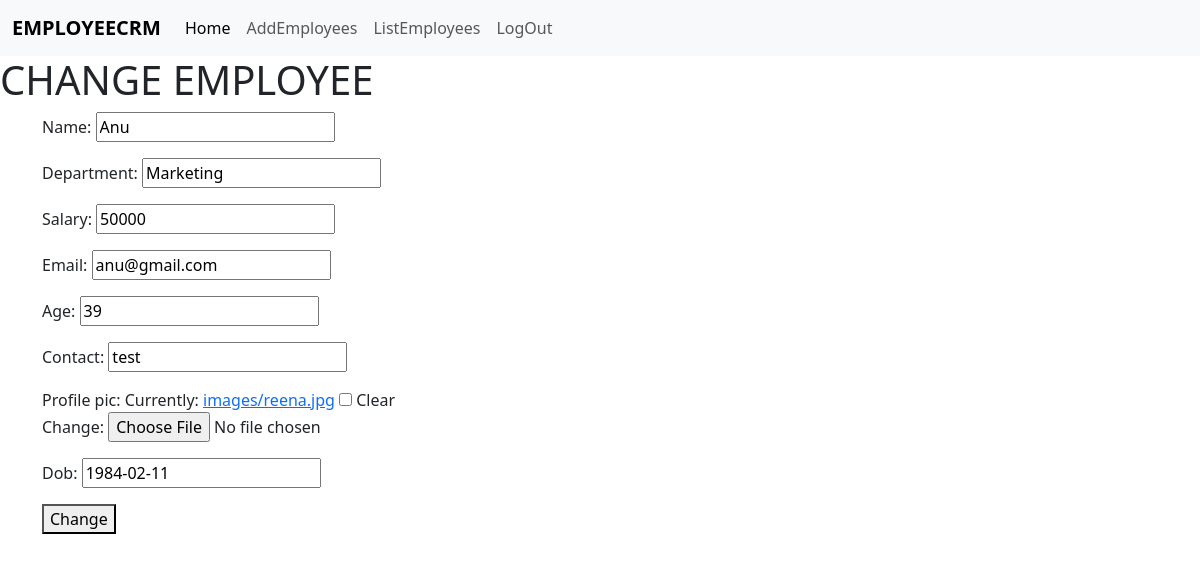
Page /employees/4/change (signed in) on the committed database.
### crm/models.py (models this page shows, shortened)
class Employees(models.Model):
    name=models.CharField(max_length=200)
    department=models.CharField(max_length=200 )
    salary=models.PositiveIntegerField()
    email=models.EmailField(unique=True)
    age=models.PositiveIntegerField()
    contact=models.CharField(max_length=200,null=True)
    profile_pic=models.ImageField(upload_to="images",null=True,blank=True)
    dob=models.DateField(null=True,blank=True)

### crm/views.py (the view, shortened to what this page needs)
# urls.py: path("employees/<int:pk>/change",views.EmployeeUpdateView.as_view(),name="emp-edit"),
@method_decorator (signin_required,name="dispatch")
class EmployeeUpdateView(View):
    def get(self,request,*args,**kwargs):
        id=kwargs.get("pk")
        obj=Employees.objects.get(id=id)
        form=EmployeeModelForms(instance=obj)
        return render(request,"emp_edit.html",{"form":form})

### crm/forms.py
class EmployeeModelForms(forms.ModelForm):
    class Meta:
        model=Employees
        fields="__all__"
    widgets={
            "name":forms.TextInput(attrs={"class":"form-control"}),
            "department":forms.TextInput(attrs={"class":"form-control"}),
            "salary":forms.TextInput(attrs={"class":"form-control"}),
            "email":forms.TextInput(attrs={"class":"form-control"}),
            "age":forms.TextInput(attrs={"class":"form-control"}),
            "contact":forms.TextInput(attrs={"class":"form-control","rows":5}),
            "dob":forms.DateInput(attrs={"class":"form-control","type":"date"})
        }

### crm/views.py (called while the page is built)
def signin_required(fn):
    def wrapper(request,*args,**kwargs):
        if not request.user.is_authenticated:
            messages.error(request,"invalid session")
            return redirect("signin")
        else:
            return fn(request,*args,**kwargs)
    return wrapper

### crm/templates/emp_edit.html (shortened to what this page needs)
    {%extends 'base.html'%}
    {%block body_block%}
    <h1>CHANGE EMPLOYEE</h1>
<div class="container">
    <form action="" method="post" enctype="multipart/form-data">
        {{form.as_p}}
        <button type="submit">Change</button>
    </form>
</div>
 {%endblock%}

### rows in the picture
Employees: name "Anu", department "Marketing", salary "50000", email "anu@gmail.com", age "39", contact "test", dob "1984-02-11"
